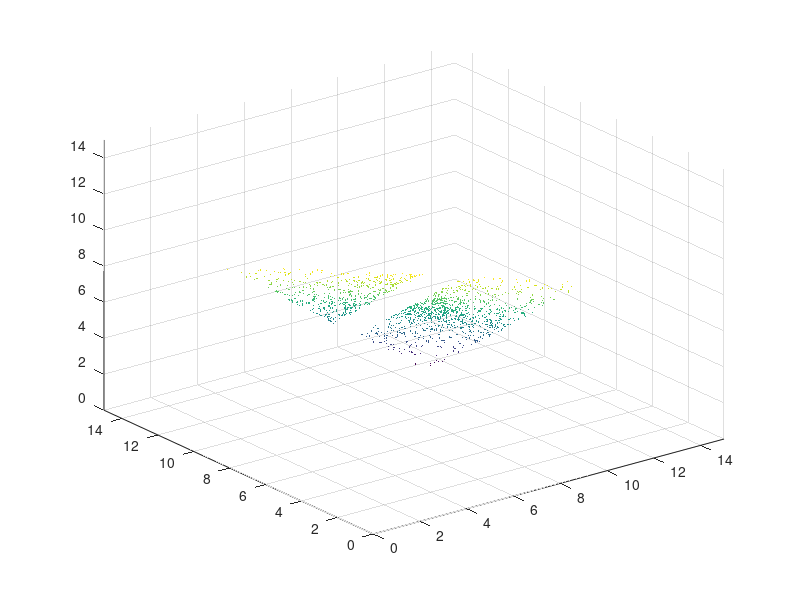

This chart was generated by the following MATLAB code: (Note: this script raises an error after producing the figure.)
%% Define R* as in Metacom
close all
rng(1)
sp = 2000;
Dims = 3;
RStar = rand(sp, Dims);        %Random values
RStar = RStar./repmat(sum(RStar, 2), 1, Dims);  %normilize to have (R1* + R2* + R3*).

%Note that we get a higher proportion of intermediate species
%compared with extreme species
TraitHigh = 1;
TraitLow = 10;
RStar = RStar * (TraitHigh - TraitLow) + TraitLow;

ind = RStar(:, 1)<6 | RStar(:, 1)>7;
RStar = RStar(ind, :);

RStar = sortrows(RStar, 2);

figure(1)
clf
%subplot(2, 2, 1)
scatter3(RStar(:, 1), RStar(:,2), RStar(:, 3),  10, RStar(:, 3), '.')
axis([0, 15, 0, 15, 0, 15])
f_Lbls3D('R1', 'R2', 'R3')
colormap(jet)
colorbar
view(gca,[145.54 48.24]);

%% Diff map it
k_max = 10;
%[ev, aEV, aSClnd, indPos] = f_DM_DMit(RStar, 'VectProd', true, k_max);
[ev, aEV, aSClnd, indPos] = f_DM_DMit(RStar, 'NormzdEuc', true, k_max);
%[ev, aEV, aSClnd, indPos] = f_DM_DMit(RStar, 'StndzdEuc', true, k_max);
%[ev, aEV, aSClnd, indPos] = f_DM_DMit(RStar, 'NormzdGaus', true, k_max);
%[ev, aEV, aSClnd, indPos] = f_DM_DMit(RStar, 'NormzdPearson', true, k_max);
%[ev, aEV, aSClnd, indPos] = f_DM_DMit(RStar, 'NormzdSpearman', true, k_max);

%%
%plot eigval
figure(6)
scatter3(aEV(:, 1), aEV(:, 2), aEV(:, 3),20, RStar(:, 1), '.')
colormap(jet)
hold on
ind = RStar(:, 1) < 5;
scatter3(aEV(ind, 1), aEV(ind, 2), aEV(ind, 3),20, RStar(ind, 1), 'o', 'filled')
hold off
c = colorbar
c.Label.String = 'R*_1'
f_Lbls3D('ev_1', 'ev_2', 'ev_3')

figure(7)
scatter3(aEV(:, 3), aEV(:, 4), aEV(:, 5),20, RStar(:, 1), '.')
colormap(jet)
hold on
ind = RStar(:, 1) < 5;
scatter3(aEV(ind, 3), aEV(ind, 4), aEV(ind, 5),20, RStar(ind, 1), 'o', 'filled')
hold off
c = colorbar
c.Label.String = 'R*_1'
f_Lbls3D('ev_3', 'ev_4', 'ev_5')
%%
figure(8)
D1 = 3;
D2 = 6;
D3 = 8;
scatter3(aEV(:, D1), aEV(:, D2), aEV(:, D3),20, RStar(:, 1), '.')
colormap(jet)
hold on
ind = RStar(:, 1) > 6;
scatter3(aEV(ind, D1), aEV(ind, D2), aEV(ind, D3),20, RStar(ind, 1), 'o', 'filled')
hold off
c = colorbar
c.Label.String = 'R*_1'
f_Lbls3D(['ev_{' NS(D1) '}'], ['ev_{' NS(D2) '}'], ['ev_{' NS(D3) '}'])

%%


figure()
clf
%subplot(2, 2, 1)
[~, ev1_order] = sort(aEV(:, 1));
scatter3(RStar(:, 1), RStar(:,2), RStar(:, 3), 10, ev1_order, '.')
axis([0, 15, 0, 15, 0, 15])
f_Lbls3D('R1', 'R2', 'R3')
colorbar
